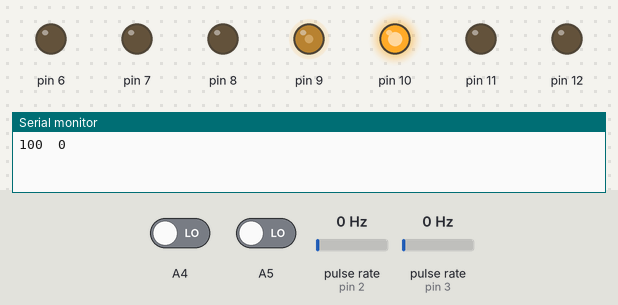
Recording of a sketch running on a simulated Arduino Uno, built with avr-gcc and run on an emulated ATmega328P. Shown: output pins drawn as LEDs (lit = HIGH), the last lines printed to the serial monitor. Wiring (inferred from the names in the program): 2 × pulse sensor: data pin 2 / data pin 3. The test bench sets the inputs (shaded band); at power-on: A4 LOW, A5 LOW, pulse rate (sensors on pin 2, pin 3) 0 Hz.

Above: at 0.1 s.
At 39.1 s:
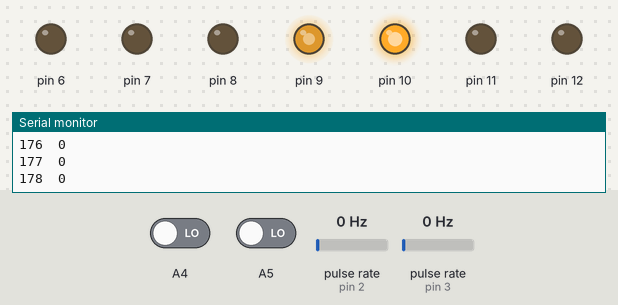
Timing chart, 0 to 40.0 s (numbered marks = the images above):
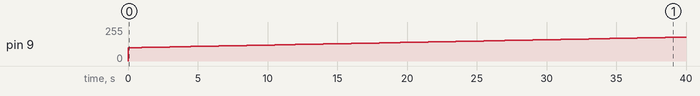

The sketch:

pwm_vs_speed_plotter.ino
```cpp
int encoderPin1 = 2;
int encoderPin2 = 3;

volatile int A_lastEncoded = 0;
volatile long A_encoderValue = 0;
volatile int B_lastEncoded = 0;
volatile long B_encoderValue = 0;

long A_lastencoderValue = 0;
long B_lastencoderValue = 0;

int lastMSB = 0;
int lastLSB = 0;
ISR (PCINT1_vect){
    int MSB = digitalRead(encoderPin1); //MSB = most significant bit
  int LSB = digitalRead(encoderPin2); //LSB = least significant bit

  int encoded = (MSB << 1) |LSB; //converting the 2 pin value to single number
  int sum  = (A_lastEncoded << 2) | encoded; //adding it to the previous encoded value

  if(sum == 0b1101 || sum == 0b0100 || sum == 0b0010 || sum == 0b1011) A_encoderValue ++;
  if(sum == 0b1110 || sum == 0b0111 || sum == 0b0001 || sum == 0b1000) A_encoderValue --;

  A_lastEncoded = encoded;
  }
void setup() {
  Serial.begin (9600);
   *digitalPinToPCMSK(A5) |= bit (digitalPinToPCMSKbit(A5));  // enable pin
    PCIFR  |= bit (digitalPinToPCICRbit(A5)); // clear any outstanding interrupt
    PCICR  |= bit (digitalPinToPCICRbit(A5));
  *digitalPinToPCMSK(A4) |= bit (digitalPinToPCMSKbit(A4));  // enable pin
    PCIFR  |= bit (digitalPinToPCICRbit(A4)); // clear any outstanding interrupt
    PCICR  |= bit (digitalPinToPCICRbit(A4));
  pinMode(encoderPin1, INPUT);
  pinMode(encoderPin2, INPUT);

  digitalWrite(encoderPin1, HIGH); //turn pullup resistor on
  digitalWrite(encoderPin2, HIGH); //turn pullup resistor on
  int i;
  for(i = 6; i<13; i++)
  pinMode(i,OUTPUT);
  digitalWrite(10,1);
  digitalWrite(11,0);

  //call updateEncoder() when any high/low changed seen
  //on interrupt 0 (pin 2), or interrupt 1 (pin 3)
  attachInterrupt(0, updateEncoder, CHANGE);
  attachInterrupt(1, updateEncoder, CHANGE);

}
 int j=100;
void loop(){
  //Do stuff here
  analogWrite(9,j);

  Serial.print(j);Serial.print("\t");Serial.println(B_encoderValue);
   j++;B_encoderValue=0;
  delay(500); //just here to slow down the output, and show it will work  even during a delay
if(j==256)return;
}


void updateEncoder(){
  int MSB = digitalRead(encoderPin1); //MSB = most significant bit
  int LSB = digitalRead(encoderPin2); //LSB = least significant bit

  int encoded = (MSB << 1) |LSB; //converting the 2 pin value to single number
  int sum  = (B_lastEncoded << 2) | encoded; //adding it to the previous encoded value

  if(sum == 0b1101 || sum == 0b0100 || sum == 0b0010 || sum == 0b1011) B_encoderValue ++;
  if(sum == 0b1110 || sum == 0b0111 || sum == 0b0001 || sum == 0b1000) B_encoderValue --;

  B_lastEncoded = encoded;
  }
```

Measured:
- by itself, pin 9: moves from 0/255 to 179/255 over 39.5 s
